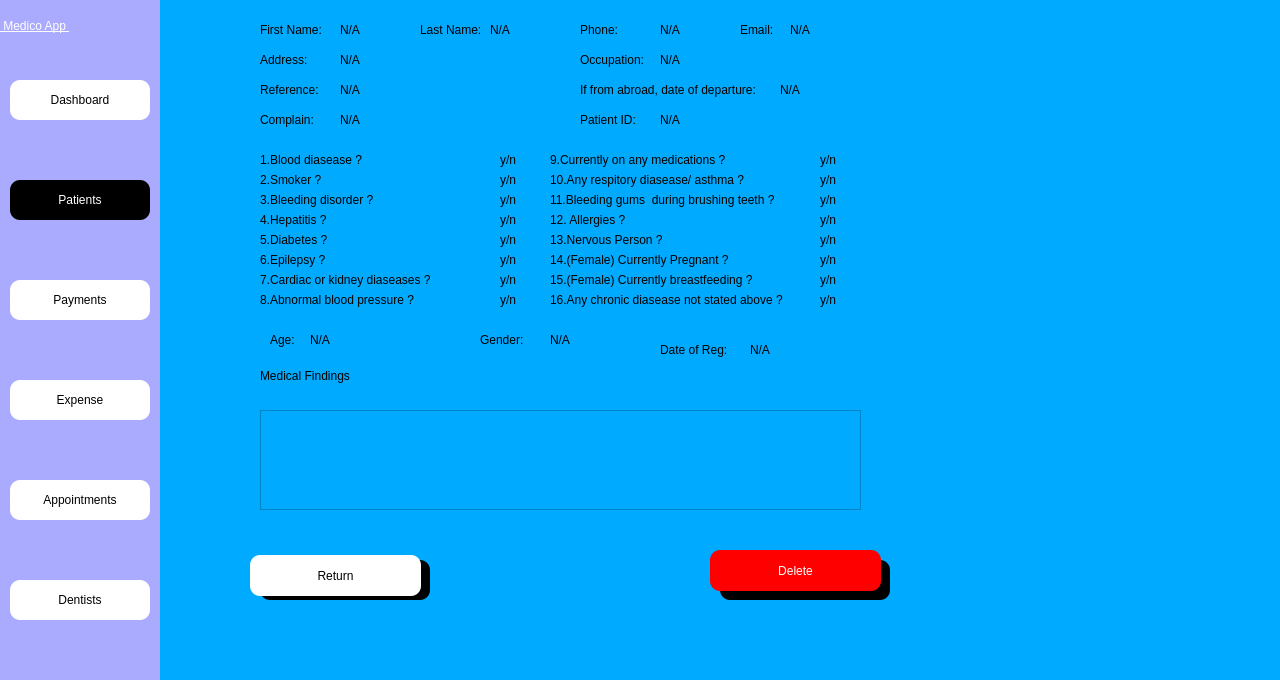
 <widget class="QDialog" name="Dialog">
  <property name="geometry">
   <rect>
    <x>0</x>
    <y>0</y>
    <width>1280</width>
    <height>680</height>
   </rect>
  </property>
  <property name="windowTitle">
   <string>Dialog</string>
  </property>
  <property name="styleSheet">
   <string notr="true">background-color: rgb(0, 170, 255);</string>
  </property>
  <widget class="QWidget" name="side_bar" native="true">
   <property name="geometry">
    <rect>
     <x>0</x>
     <y>0</y>
     <width>160</width>
     <height>681</height>
    </rect>
   </property>
   <property name="styleSheet">
    <string notr="true">background-color: rgb(170, 170, 255);</string>
   </property>
   <widget class="QPushButton" name="patient_btn">
    <property name="geometry">
     <rect>
      <x>10</x>
      <y>180</y>
      <width>140</width>
      <height>40</height>
     </rect>
    </property>
    <property name="styleSheet">
     <string notr="true">font: 12pt &quot;MS Shell Dlg 2&quot;;

border-top-left-radius:10px;
border-bottom-left-radius:10px;
border-top-right-radius:10px;
border-bottom-right-radius:10px;
background-color: rgb(0, 0, 0);
color: rgb(255, 255, 255);</string>
    </property>
    <property name="text">
     <string>Patients</string>
    </property>
    <property name="icon">
     <iconset>
      <normaloff>../Medico_modern/patientdownload .png</normaloff>../Medico_modern/patientdownload .png</iconset>
    </property>
   </widget>
   <widget class="QPushButton" name="dash_btn">
    <property name="geometry">
     <rect>
      <x>10</x>
      <y>80</y>
      <width>140</width>
      <height>40</height>
     </rect>
    </property>
    <property name="styleSheet">
     <string notr="true">font: 12pt &quot;MS Shell Dlg 2&quot;;
background-color: rgb(255, 255, 255);
border-color: rgb(0, 0, 0);
border-top-left-radius:10px;
border-bottom-left-radius:10px;
border-top-right-radius:10px;
border-bottom-right-radius:10px;
border-bottom-color: rgb(0, 0, 0);
selection-color: rgb(255, 255, 255);</string>
    </property>
    <property name="text">
     <string>Dashboard</string>
    </property>
    <property name="icon">
     <iconset>
      <normaloff>../Medico_modern/dashboard.png</normaloff>../Medico_modern/dashboard.png</iconset>
    </property>
   </widget>
   <widget class="QPushButton" name="expense_btn">
    <property name="geometry">
     <rect>
      <x>10</x>
      <y>380</y>
      <width>140</width>
      <height>40</height>
     </rect>
    </property>
    <property name="styleSheet">
     <string notr="true">font: 12pt &quot;MS Shell Dlg 2&quot;;
background-color: rgb(255, 255, 255);
border-top-left-radius:10px;
border-bottom-left-radius:10px;
border-top-right-radius:10px;
border-bottom-right-radius:10px;</string>
    </property>
    <property name="text">
     <string>Expense</string>
    </property>
    <property name="icon">
     <iconset>
      <normaloff>../Medico_modern/billingdownload (1).png</normaloff>../Medico_modern/billingdownload (1).png</iconset>
    </property>
   </widget>
   <widget class="QPushButton" name="appointment_btn">
    <property name="geometry">
     <rect>
      <x>10</x>
      <y>480</y>
      <width>140</width>
      <height>40</height>
     </rect>
    </property>
    <property name="styleSheet">
     <string notr="true">font: 12pt &quot;MS Shell Dlg 2&quot;;
background-color: rgb(255, 255, 255);
border-top-left-radius:10px;
border-bottom-left-radius:10px;
border-top-right-radius:10px;
border-bottom-right-radius:10px;</string>
    </property>
    <property name="text">
     <string>Appointments</string>
    </property>
    <property name="icon">
     <iconset>
      <normaloff>../Medico_modern/appointmentdownload (1).png</normaloff>../Medico_modern/appointmentdownload (1).png</iconset>
    </property>
   </widget>
   <widget class="QPushButton" name="dentist_btn">
    <property name="geometry">
     <rect>
      <x>10</x>
      <y>580</y>
      <width>140</width>
      <height>40</height>
     </rect>
    </property>
    <property name="styleSheet">
     <string notr="true">font: 12pt &quot;MS Shell Dlg 2&quot;;
background-color: rgb(255, 255, 255);
border-top-left-radius:10px;
border-bottom-left-radius:10px;
border-top-right-radius:10px;
border-bottom-right-radius:10px;</string>
    </property>
    <property name="text">
     <string>Dentists</string>
    </property>
    <property name="icon">
     <iconset>
      <normaloff>../Medico_modern/dentistimages.png</normaloff>../Medico_modern/dentistimages.png</iconset>
    </property>
   </widget>
   <widget class="QPushButton" name="payment_btn">
    <property name="geometry">
     <rect>
      <x>10</x>
      <y>280</y>
      <width>140</width>
      <height>40</height>
     </rect>
    </property>
    <property name="styleSheet">
     <string notr="true">font: 12pt &quot;MS Shell Dlg 2&quot;;
background-color: rgb(255, 255, 255);
border-top-left-radius:10px;
border-bottom-left-radius:10px;
border-top-right-radius:10px;
border-bottom-right-radius:10px;</string>
    </property>
    <property name="text">
     <string>Payments</string>
    </property>
    <property name="icon">
     <iconset>
      <normaloff>../Medico_modern/billingdownload (1).png</normaloff>../Medico_modern/billingdownload (1).png</iconset>
    </property>
   </widget>
   <widget class="QLabel" name="label_4">
    <property name="geometry">
     <rect>
      <x>0</x>
      <y>0</y>
      <width>161</width>
      <height>51</height>
     </rect>
    </property>
    <property name="styleSheet">
     <string notr="true">font: 20pt &quot;MS Shell Dlg 2&quot;;
font: 75 20pt &quot;MS Shell Dlg 2&quot;;
text-decoration: underline;
font: 22pt &quot;MS Shell Dlg 2&quot;;
background-color: rgba(255, 255, 255,0);
color: rgb(255, 255, 255);
</string>
    </property>
    <property name="text">
     <string> Medico App </string>
    </property>
   </widget>
  </widget>
  <widget class="QWidget" name="widget" native="true">
   <property name="geometry">
    <rect>
     <x>250</x>
     <y>10</y>
     <width>621</width>
     <height>521</height>
    </rect>
   </property>
   <property name="styleSheet">
    <string notr="true">background-color: rgba(255, 255, 255,.8);</string>
   </property>
   <widget class="QLabel" name="f_name_labl">
    <property name="geometry">
     <rect>
      <x>10</x>
      <y>10</y>
      <width>71</width>
      <height>20</height>
     </rect>
    </property>
    <property name="styleSheet">
     <string notr="true">font: 10pt &quot;MS Shell Dlg 2&quot;;

color: rgb(0, 0, 0);</string>
    </property>
    <property name="text">
     <string>First Name:</string>
    </property>
   </widget>
   <widget class="QLabel" name="updt_f_name">
    <property name="geometry">
     <rect>
      <x>90</x>
      <y>10</y>
      <width>71</width>
      <height>20</height>
     </rect>
    </property>
    <property name="styleSheet">
     <string notr="true">font: 9pt &quot;MS Shell Dlg 2&quot;;
color: rgb(0, 0, 0);</string>
    </property>
    <property name="text">
     <string>N/A</string>
    </property>
   </widget>
   <widget class="QLabel" name="l_name_labl">
    <property name="geometry">
     <rect>
      <x>170</x>
      <y>10</y>
      <width>81</width>
      <height>20</height>
     </rect>
    </property>
    <property name="styleSheet">
     <string notr="true">font: 10pt &quot;MS Shell Dlg 2&quot;;

color: rgb(0, 0, 0);</string>
    </property>
    <property name="text">
     <string>Last Name:</string>
    </property>
   </widget>
   <widget class="QLabel" name="updt_l_name">
    <property name="geometry">
     <rect>
      <x>240</x>
      <y>10</y>
      <width>81</width>
      <height>20</height>
     </rect>
    </property>
    <property name="styleSheet">
     <string notr="true">font: 9pt &quot;MS Shell Dlg 2&quot;;
color: rgb(0, 0, 0);</string>
    </property>
    <property name="text">
     <string>N/A</string>
    </property>
   </widget>
   <widget class="QLabel" name="phn_labl">
    <property name="geometry">
     <rect>
      <x>330</x>
      <y>10</y>
      <width>81</width>
      <height>20</height>
     </rect>
    </property>
    <property name="styleSheet">
     <string notr="true">font: 10pt &quot;MS Shell Dlg 2&quot;;

color: rgb(0, 0, 0);</string>
    </property>
    <property name="text">
     <string>Phone:</string>
    </property>
   </widget>
   <widget class="QLabel" name="updt_phn">
    <property name="geometry">
     <rect>
      <x>410</x>
      <y>10</y>
      <width>81</width>
      <height>20</height>
     </rect>
    </property>
    <property name="styleSheet">
     <string notr="true">font: 9pt &quot;MS Shell Dlg 2&quot;;
color: rgb(0, 0, 0);</string>
    </property>
    <property name="text">
     <string>N/A</string>
    </property>
   </widget>
   <widget class="QLabel" name="email_labl">
    <property name="geometry">
     <rect>
      <x>490</x>
      <y>10</y>
      <width>41</width>
      <height>20</height>
     </rect>
    </property>
    <property name="styleSheet">
     <string notr="true">font: 10pt &quot;MS Shell Dlg 2&quot;;

color: rgb(0, 0, 0);</string>
    </property>
    <property name="text">
     <string>Email:</string>
    </property>
   </widget>
   <widget class="QLabel" name="updt_email">
    <property name="geometry">
     <rect>
      <x>540</x>
      <y>10</y>
      <width>131</width>
      <height>20</height>
     </rect>
    </property>
    <property name="styleSheet">
     <string notr="true">font: 9pt &quot;MS Shell Dlg 2&quot;;
color: rgb(0, 0, 0);</string>
    </property>
    <property name="text">
     <string>N/A</string>
    </property>
   </widget>
   <widget class="QLabel" name="addr_labl">
    <property name="geometry">
     <rect>
      <x>10</x>
      <y>40</y>
      <width>71</width>
      <height>20</height>
     </rect>
    </property>
    <property name="styleSheet">
     <string notr="true">font: 10pt &quot;MS Shell Dlg 2&quot;;

color: rgb(0, 0, 0);</string>
    </property>
    <property name="text">
     <string>Address:</string>
    </property>
   </widget>
   <widget class="QLabel" name="updt_addr">
    <property name="geometry">
     <rect>
      <x>90</x>
      <y>40</y>
      <width>191</width>
      <height>20</height>
     </rect>
    </property>
    <property name="styleSheet">
     <string notr="true">font: 9pt &quot;MS Shell Dlg 2&quot;;
color: rgb(0, 0, 0);</string>
    </property>
    <property name="text">
     <string>N/A</string>
    </property>
   </widget>
   <widget class="QLabel" name="occu_labl">
    <property name="geometry">
     <rect>
      <x>330</x>
      <y>40</y>
      <width>81</width>
      <height>20</height>
     </rect>
    </property>
    <property name="styleSheet">
     <string notr="true">font: 10pt &quot;MS Shell Dlg 2&quot;;

color: rgb(0, 0, 0);</string>
    </property>
    <property name="text">
     <string>Occupation:</string>
    </property>
   </widget>
   <widget class="QLabel" name="updt_occu">
    <property name="geometry">
     <rect>
      <x>410</x>
      <y>40</y>
      <width>81</width>
      <height>20</height>
     </rect>
    </property>
    <property name="styleSheet">
     <string notr="true">font: 9pt &quot;MS Shell Dlg 2&quot;;
color: rgb(0, 0, 0);</string>
    </property>
    <property name="text">
     <string>N/A</string>
    </property>
   </widget>
   <widget class="QLabel" name="refr_labl">
    <property name="geometry">
     <rect>
      <x>10</x>
      <y>70</y>
      <width>81</width>
      <height>20</height>
     </rect>
    </property>
    <property name="styleSheet">
     <string notr="true">font: 10pt &quot;MS Shell Dlg 2&quot;;

color: rgb(0, 0, 0);</string>
    </property>
    <property name="text">
     <string>Reference:</string>
    </property>
   </widget>
   <widget class="QLabel" name="updr_refr">
    <property name="geometry">
     <rect>
      <x>90</x>
      <y>70</y>
      <width>191</width>
      <height>20</height>
     </rect>
    </property>
    <property name="styleSheet">
     <string notr="true">font: 9pt &quot;MS Shell Dlg 2&quot;;
color: rgb(0, 0, 0);</string>
    </property>
    <property name="text">
     <string>N/A</string>
    </property>
   </widget>
   <widget class="QLabel" name="depart_labl">
    <property name="geometry">
     <rect>
      <x>330</x>
      <y>70</y>
      <width>201</width>
      <height>20</height>
     </rect>
    </property>
    <property name="styleSheet">
     <string notr="true">font: 10pt &quot;MS Shell Dlg 2&quot;;

color: rgb(0, 0, 0);</string>
    </property>
    <property name="text">
     <string>If from abroad, date of departure:</string>
    </property>
   </widget>
   <widget class="QLabel" name="updt_depart">
    <property name="geometry">
     <rect>
      <x>530</x>
      <y>70</y>
      <width>81</width>
      <height>20</height>
     </rect>
    </property>
    <property name="styleSheet">
     <string notr="true">font: 9pt &quot;MS Shell Dlg 2&quot;;
color: rgb(0, 0, 0);</string>
    </property>
    <property name="text">
     <string>N/A</string>
    </property>
   </widget>
   <widget class="QLabel" name="comp_labl">
    <property name="geometry">
     <rect>
      <x>10</x>
      <y>100</y>
      <width>81</width>
      <height>20</height>
     </rect>
    </property>
    <property name="styleSheet">
     <string notr="true">font: 10pt &quot;MS Shell Dlg 2&quot;;

color: rgb(0, 0, 0);</string>
    </property>
    <property name="text">
     <string>Complain:</string>
    </property>
   </widget>
   <widget class="QLabel" name="updt_comp">
    <property name="geometry">
     <rect>
      <x>90</x>
      <y>100</y>
      <width>221</width>
      <height>20</height>
     </rect>
    </property>
    <property name="styleSheet">
     <string notr="true">font: 9pt &quot;MS Shell Dlg 2&quot;;
color: rgb(0, 0, 0);</string>
    </property>
    <property name="text">
     <string>N/A</string>
    </property>
   </widget>
   <widget class="QLabel" name="q1">
    <property name="geometry">
     <rect>
      <x>10</x>
      <y>140</y>
      <width>111</width>
      <height>20</height>
     </rect>
    </property>
    <property name="styleSheet">
     <string notr="true">font: 10pt &quot;MS Shell Dlg 2&quot;;</string>
    </property>
    <property name="text">
     <string>1.Blood diasease ?</string>
    </property>
   </widget>
   <widget class="QLabel" name="updt_q1">
    <property name="geometry">
     <rect>
      <x>250</x>
      <y>140</y>
      <width>31</width>
      <height>20</height>
     </rect>
    </property>
    <property name="styleSheet">
     <string notr="true">font: 9pt &quot;MS Shell Dlg 2&quot;;
color: rgb(0, 0, 0);</string>
    </property>
    <property name="text">
     <string>y/n</string>
    </property>
   </widget>
   <widget class="QLabel" name="q2">
    <property name="geometry">
     <rect>
      <x>10</x>
      <y>160</y>
      <width>111</width>
      <height>20</height>
     </rect>
    </property>
    <property name="styleSheet">
     <string notr="true">font: 10pt &quot;MS Shell Dlg 2&quot;;</string>
    </property>
    <property name="text">
     <string>2.Smoker ?</string>
    </property>
   </widget>
   <widget class="QLabel" name="updt_q2">
    <property name="geometry">
     <rect>
      <x>250</x>
      <y>160</y>
      <width>31</width>
      <height>20</height>
     </rect>
    </property>
    <property name="styleSheet">
     <string notr="true">font: 9pt &quot;MS Shell Dlg 2&quot;;
color: rgb(0, 0, 0);</string>
    </property>
    <property name="text">
     <string>y/n</string>
    </property>
   </widget>
   <widget class="QLabel" name="q3">
    <property name="geometry">
     <rect>
      <x>10</x>
      <y>180</y>
      <width>131</width>
      <height>20</height>
     </rect>
    </property>
    <property name="styleSheet">
     <string notr="true">font: 10pt &quot;MS Shell Dlg 2&quot;;</string>
    </property>
    <property name="text">
     <string>3.Bleeding disorder ?</string>
    </property>
   </widget>
   <widget class="QLabel" name="updt_q3">
    <property name="geometry">
     <rect>
      <x>250</x>
      <y>180</y>
      <width>31</width>
      <height>20</height>
     </rect>
    </property>
    <property name="styleSheet">
     <string notr="true">font: 9pt &quot;MS Shell Dlg 2&quot;;
color: rgb(0, 0, 0);</string>
    </property>
    <property name="text">
     <string>y/n</string>
    </property>
   </widget>
   <widget class="QLabel" name="q4">
    <property name="geometry">
     <rect>
      <x>10</x>
      <y>200</y>
      <width>121</width>
      <height>20</height>
     </rect>
    </property>
    <property name="styleSheet">
     <string notr="true">font: 10pt &quot;MS Shell Dlg 2&quot;;</string>
    </property>
    <property name="text">
     <string>4.Hepatitis ?</string>
    </property>
   </widget>
   <widget class="QLabel" name="updt_q4">
    <property name="geometry">
     <rect>
      <x>250</x>
      <y>200</y>
      <width>31</width>
      <height>20</height>
     </rect>
    </property>
    <property name="styleSheet">
     <string notr="true">font: 9pt &quot;MS Shell Dlg 2&quot;;
color: rgb(0, 0, 0);</string>
    </property>
    <property name="text">
     <string>y/n</string>
    </property>
   </widget>
   <widget class="QLabel" name="q5">
    <property name="geometry">
     <rect>
      <x>10</x>
      <y>220</y>
      <width>121</width>
      <height>20</height>
     </rect>
    </property>
    <property name="styleSheet">
     <string notr="true">font: 10pt &quot;MS Shell Dlg 2&quot;;</string>
    </property>
    <property name="text">
     <string>5.Diabetes ?</string>
    </property>
   </widget>
   <widget class="QLabel" name="updt_q5">
    <property name="geometry">
     <rect>
      <x>250</x>
      <y>220</y>
      <width>31</width>
      <height>20</height>
     </rect>
    </property>
    <property name="styleSheet">
     <string notr="true">font: 9pt &quot;MS Shell Dlg 2&quot;;
color: rgb(0, 0, 0);</string>
    </property>
    <property name="text">
     <string>y/n</string>
    </property>
   </widget>
   <widget class="QLabel" name="q6">
    <property name="geometry">
     <rect>
      <x>10</x>
      <y>240</y>
      <width>121</width>
      <height>20</height>
     </rect>
    </property>
    <property name="styleSheet">
     <string notr="true">font: 10pt &quot;MS Shell Dlg 2&quot;;</string>
    </property>
    <property name="text">
     <string>6.Epilepsy ?</string>
    </property>
   </widget>
   <widget class="QLabel" name="updt_q6">
    <property name="geometry">
     <rect>
      <x>250</x>
      <y>240</y>
      <width>31</width>
      <height>20</height>
     </rect>
    </property>
    <property name="styleSheet">
     <string notr="true">font: 9pt &quot;MS Shell Dlg 2&quot;;
color: rgb(0, 0, 0);</string>
    </property>
    <property name="text">
     <string>y/n</string>
    </property>
   </widget>
   <widget class="QLabel" name="q7">
    <property name="geometry">
     <rect>
      <x>10</x>
      <y>260</y>
      <width>181</width>
      <height>20</height>
     </rect>
    </property>
    <property name="styleSheet">
     <string notr="true">font: 10pt &quot;MS Shell Dlg 2&quot;;</string>
    </property>
    <property name="text">
     <string>7.Cardiac or kidney diaseases ?</string>
    </property>
   </widget>
   <widget class="QLabel" name="updt_q7">
    <property name="geometry">
     <rect>
      <x>250</x>
      <y>260</y>
      <width>31</width>
      <height>20</height>
     </rect>
    </property>
    <property name="styleSheet">
     <string notr="true">font: 9pt &quot;MS Shell Dlg 2&quot;;
color: rgb(0, 0, 0);</string>
    </property>
    <property name="text">
     <string>y/n</string>
    </property>
   </widget>
   <widget class="QLabel" name="q8">
    <property name="geometry">
     <rect>
      <x>10</x>
      <y>280</y>
      <width>181</width>
      <height>20</height>
     </rect>
    </property>
    <property name="styleSheet">
     <string notr="true">font: 10pt &quot;MS Shell Dlg 2&quot;;</string>
    </property>
    <property name="text">
     <string>8.Abnormal blood pressure ?</string>
    </property>
   </widget>
   <widget class="QLabel" name="updt_q8">
    <property name="geometry">
     <rect>
      <x>250</x>
      <y>280</y>
      <width>31</width>
      <height>20</height>
     </rect>
    </property>
    <property name="styleSheet">
     <string notr="true">font: 9pt &quot;MS Shell Dlg 2&quot;;
color: rgb(0, 0, 0);</string>
    </property>
    <property name="text">
     <string>y/n</string>
    </property>
   </widget>
   <widget class="QLabel" name="q9">
    <property name="geometry">
     <rect>
      <x>300</x>
      <y>140</y>
      <width>191</width>
      <height>20</height>
     </rect>
    </property>
    <property name="styleSheet">
     <string notr="true">font: 10pt &quot;MS Shell Dlg 2&quot;;</string>
    </property>
    <property name="text">
     <string>9.Currently on any medications ?</string>
    </property>
   </widget>
   <widget class="QLabel" name="updt_q9">
    <property name="geometry">
     <rect>
      <x>570</x>
      <y>140</y>
      <width>31</width>
      <height>20</height>
     </rect>
    </property>
    <property name="styleSheet">
     <string notr="true">font: 9pt &quot;MS Shell Dlg 2&quot;;
color: rgb(0, 0, 0);</string>
    </property>
    <property name="text">
     <string>y/n</string>
    </property>
   </widget>
   <widget class="QLabel" name="q10">
    <property name="geometry">
     <rect>
      <x>300</x>
      <y>160</y>
      <width>211</width>
      <height>20</height>
     </rect>
    </property>
    <property name="styleSheet">
     <string notr="true">font: 10pt &quot;MS Shell Dlg 2&quot;;</string>
    </property>
    <property name="text">
     <string>10.Any respitory diasease/ asthma ?</string>
    </property>
   </widget>
   <widget class="QLabel" name="updt_q10">
    <property name="geometry">
     <rect>
      <x>570</x>
      <y>160</y>
      <width>31</width>
      <height>20</height>
     </rect>
    </property>
    <property name="styleSheet">
     <string notr="true">font: 9pt &quot;MS Shell Dlg 2&quot;;
color: rgb(0, 0, 0);</string>
    </property>
    <property name="text">
     <string>y/n</string>
    </property>
   </widget>
   <widget class="QLabel" name="q11">
    <property name="geometry">
     <rect>
      <x>300</x>
      <y>180</y>
      <width>251</width>
      <height>20</height>
     </rect>
    </property>
    <property name="styleSheet">
     <string notr="true">font: 10pt &quot;MS Shell Dlg 2&quot;;</string>
    </property>
    <property name="text">
     <string>11.Bleeding gums  during brushing teeth ?</string>
    </property>
   </widget>
   <widget class="QLabel" name="updt_q11">
    <property name="geometry">
     <rect>
      <x>570</x>
      <y>180</y>
      <width>31</width>
      <height>20</height>
     </rect>
    </property>
    <property name="styleSheet">
     <string notr="true">font: 9pt &quot;MS Shell Dlg 2&quot;;
color: rgb(0, 0, 0);</string>
    </property>
    <property name="text">
     <string>y/n</string>
    </property>
   </widget>
   <widget class="QLabel" name="q12">
    <property name="geometry">
     <rect>
      <x>300</x>
      <y>200</y>
      <width>81</width>
      <height>20</height>
     </rect>
    </property>
    <property name="styleSheet">
     <string notr="true">font: 10pt &quot;MS Shell Dlg 2&quot;;</string>
    </property>
    <property name="text">
     <string>12. Allergies ?</string>
    </property>
   </widget>
   <widget class="QLabel" name="updt_q12">
    <property name="geometry">
     <rect>
      <x>570</x>
      <y>200</y>
      <width>31</width>
      <height>20</height>
     </rect>
    </property>
    <property name="styleSheet">
     <string notr="true">font: 9pt &quot;MS Shell Dlg 2&quot;;
color: rgb(0, 0, 0);</string>
    </property>
    <property name="text">
     <string>y/n</string>
    </property>
   </widget>
   <widget class="QLabel" name="q13">
    <property name="geometry">
     <rect>
      <x>300</x>
      <y>220</y>
      <width>131</width>
      <height>20</height>
     </rect>
    </property>
    <property name="styleSheet">
     <string notr="true">font: 10pt &quot;MS Shell Dlg 2&quot;;</string>
    </property>
    <property name="text">
     <string>13.Nervous Person ?</string>
    </property>
   </widget>
   <widget class="QLabel" name="updt_q13">
    <property name="geometry">
     <rect>
      <x>570</x>
      <y>220</y>
      <width>31</width>
      <height>20</height>
     </rect>
    </property>
    <property name="styleSheet">
     <string notr="true">font: 9pt &quot;MS Shell Dlg 2&quot;;
color: rgb(0, 0, 0);</string>
    </property>
    <property name="text">
     <string>y/n</string>
    </property>
   </widget>
   <widget class="QLabel" name="q14">
    <property name="geometry">
     <rect>
      <x>300</x>
      <y>240</y>
      <width>191</width>
      <height>20</height>
     </rect>
    </property>
    <property name="styleSheet">
     <string notr="true">font: 10pt &quot;MS Shell Dlg 2&quot;;</string>
    </property>
    <property name="text">
     <string>14.(Female) Currently Pregnant ?</string>
    </property>
   </widget>
   <widget class="QLabel" name="updt_q14">
    <property name="geometry">
     <rect>
      <x>570</x>
      <y>240</y>
      <width>31</width>
      <height>20</height>
     </rect>
    </property>
    <property name="styleSheet">
     <string notr="true">font: 9pt &quot;MS Shell Dlg 2&quot;;
color: rgb(0, 0, 0);</string>
    </property>
    <property name="text">
     <string>y/n</string>
    </property>
   </widget>
   <widget class="QLabel" name="q15">
    <property name="geometry">
     <rect>
      <x>300</x>
      <y>260</y>
      <width>221</width>
      <height>20</height>
     </rect>
    </property>
    <property name="styleSheet">
     <string notr="true">font: 10pt &quot;MS Shell Dlg 2&quot;;</string>
    </property>
    <property name="text">
     <string>15.(Female) Currently breastfeeding ?</string>
    </property>
   </widget>
   <widget class="QLabel" name="q16">
    <property name="geometry">
     <rect>
      <x>300</x>
      <y>280</y>
      <width>281</width>
      <height>20</height>
     </rect>
    </property>
    <property name="styleSheet">
     <string notr="true">font: 10pt &quot;MS Shell Dlg 2&quot;;</string>
    </property>
    <property name="text">
     <string>16.Any chronic diasease not stated above ?</string>
    </property>
   </widget>
   <widget class="QLabel" name="updt_q15">
    <property name="geometry">
     <rect>
      <x>570</x>
      <y>260</y>
      <width>31</width>
      <height>20</height>
     </rect>
    </property>
    <property name="styleSheet">
     <string notr="true">font: 9pt &quot;MS Shell Dlg 2&quot;;
color: rgb(0, 0, 0);</string>
    </property>
    <property name="text">
     <string>y/n</string>
    </property>
   </widget>
   <widget class="QLabel" name="updt_q16">
    <property name="geometry">
     <rect>
      <x>570</x>
      <y>280</y>
      <width>31</width>
      <height>20</height>
     </rect>
    </property>
    <property name="styleSheet">
     <string notr="true">font: 9pt &quot;MS Shell Dlg 2&quot;;
color: rgb(0, 0, 0);</string>
    </property>
    <property name="text">
     <string>y/n</string>
    </property>
   </widget>
   <widget class="QLabel" name="findings_label">
    <property name="geometry">
     <rect>
      <x>10</x>
      <y>350</y>
      <width>121</width>
      <height>31</height>
     </rect>
    </property>
    <property name="styleSheet">
     <string notr="true">font: 12pt &quot;MS Shell Dlg 2&quot;;</string>
    </property>
    <property name="text">
     <string>Medical Findings</string>
    </property>
   </widget>
   <widget class="QTextBrowser" name="updt_med_findings">
    <property name="geometry">
     <rect>
      <x>10</x>
      <y>400</y>
      <width>601</width>
      <height>100</height>
     </rect>
    </property>
    <property name="html">
     <string>&lt;!DOCTYPE HTML PUBLIC &quot;-//W3C//DTD HTML 4.0//EN&quot; &quot;http://www.w3.org/TR/REC-html40/strict.dtd&quot;&gt;
&lt;html&gt;&lt;head&gt;&lt;meta name=&quot;qrichtext&quot; content=&quot;1&quot; /&gt;&lt;style type=&quot;text/css&quot;&gt;
p, li { white-space: pre-wrap; }
&lt;/style&gt;&lt;/head&gt;&lt;body style=&quot; font-family:'MS Shell Dlg 2'; font-size:8.25pt; font-weight:400; font-style:normal;&quot;&gt;
&lt;p style=&quot;-qt-paragraph-type:empty; margin-top:0px; margin-bottom:0px; margin-left:0px; margin-right:0px; -qt-block-indent:0; text-indent:0px;&quot;&gt;&lt;br /&gt;&lt;/p&gt;&lt;/body&gt;&lt;/html&gt;</string>
    </property>
   </widget>
   <widget class="QLabel" name="pat_id_labl">
    <property name="geometry">
     <rect>
      <x>330</x>
      <y>100</y>
      <width>81</width>
      <height>20</height>
     </rect>
    </property>
    <property name="styleSheet">
     <string notr="true">font: 10pt &quot;MS Shell Dlg 2&quot;;

color: rgb(0, 0, 0);</string>
    </property>
    <property name="text">
     <string>Patient ID:</string>
    </property>
   </widget>
   <widget class="QLabel" name="updt_pat_id">
    <property name="geometry">
     <rect>
      <x>410</x>
      <y>100</y>
      <width>81</width>
      <height>20</height>
     </rect>
    </property>
    <property name="styleSheet">
     <string notr="true">font: 10pt &quot;MS Shell Dlg 2&quot;;

color: rgb(0, 0, 0);</string>
    </property>
    <property name="text">
     <string>N/A</string>
    </property>
   </widget>
   <widget class="QLabel" name="age_labl">
    <property name="geometry">
     <rect>
      <x>20</x>
      <y>320</y>
      <width>81</width>
      <height>20</height>
     </rect>
    </property>
    <property name="styleSheet">
     <string notr="true">font: 10pt &quot;MS Shell Dlg 2&quot;;

color: rgb(0, 0, 0);</string>
    </property>
    <property name="text">
     <string>Age:</string>
    </property>
   </widget>
   <widget class="QLabel" name="updt_age">
    <property name="geometry">
     <rect>
      <x>60</x>
      <y>320</y>
      <width>81</width>
      <height>20</height>
     </rect>
    </property>
    <property name="styleSheet">
     <string notr="true">font: 10pt &quot;MS Shell Dlg 2&quot;;

color: rgb(0, 0, 0);</string>
    </property>
    <property name="text">
     <string>N/A</string>
    </property>
   </widget>
   <widget class="QLabel" name="gender_labl">
    <property name="geometry">
     <rect>
      <x>230</x>
      <y>320</y>
      <width>81</width>
      <height>20</height>
     </rect>
    </property>
    <property name="styleSheet">
     <string notr="true">font: 10pt &quot;MS Shell Dlg 2&quot;;

color: rgb(0, 0, 0);</string>
    </property>
    <property name="text">
     <string>Gender:</string>
    </property>
   </widget>
   <widget class="QLabel" name="updt_gender">
    <property name="geometry">
     <rect>
      <x>300</x>
      <y>320</y>
      <width>81</width>
      <height>20</height>
     </rect>
    </property>
    <property name="styleSheet">
     <string notr="true">font: 10pt &quot;MS Shell Dlg 2&quot;;

color: rgb(0, 0, 0);</string>
    </property>
    <property name="text">
     <string>N/A</string>
    </property>
   </widget>
   <widget class="QLabel" name="reg_dt_labl">
    <property name="geometry">
     <rect>
      <x>410</x>
      <y>330</y>
      <width>81</width>
      <height>20</height>
     </rect>
    </property>
    <property name="styleSheet">
     <string notr="true">font: 10pt &quot;MS Shell Dlg 2&quot;;

color: rgb(0, 0, 0);</string>
    </property>
    <property name="text">
     <string>Date of Reg:</string>
    </property>
   </widget>
   <widget class="QLabel" name="updt_reg_dt">
    <property name="geometry">
     <rect>
      <x>500</x>
      <y>330</y>
      <width>81</width>
      <height>20</height>
     </rect>
    </property>
    <property name="styleSheet">
     <string notr="true">font: 10pt &quot;MS Shell Dlg 2&quot;;

color: rgb(0, 0, 0);</string>
    </property>
    <property name="text">
     <string>N/A</string>
    </property>
   </widget>
  </widget>
  <widget class="QPushButton" name="return_pat">
   <property name="geometry">
    <rect>
     <x>250</x>
     <y>555</y>
     <width>171</width>
     <height>41</height>
    </rect>
   </property>
   <property name="styleSheet">
    <string notr="true">font: 12pt &quot;MS Shell Dlg 2&quot;;
background-color: rgb(255, 255, 255);
border-top-left-radius:10px;
border-bottom-left-radius:10px;
border-top-right-radius:10px;
border-bottom-right-radius:10px;</string>
   </property>
   <property name="text">
    <string>Return</string>
   </property>
  </widget>
  <widget class="QLabel" name="label">
   <property name="geometry">
    <rect>
     <x>0</x>
     <y>0</y>
     <width>1280</width>
     <height>680</height>
    </rect>
   </property>
   <property name="text">
    <string/>
   </property>
   <property name="pixmap">
    <pixmap>Images/erick-tang-Of7fPGRSz_4-unsplash.jpg</pixmap>
   </property>
   <property name="scaledContents">
    <bool>true</bool>
   </property>
  </widget>
  <widget class="QLabel" name="label_5">
   <property name="geometry">
    <rect>
     <x>720</x>
     <y>560</y>
     <width>170</width>
     <height>40</height>
    </rect>
   </property>
   <property name="styleSheet">
    <string notr="true">background-color: rgb(0, 0, 0);
font: 12pt &quot;MS Shell Dlg 2&quot;;
border-top-left-radius:10px;
border-bottom-left-radius:10px;
border-top-right-radius:10px;
border-bottom-right-radius:10px;
color: rgb(255, 255, 255);
</string>
   </property>
   <property name="text">
    <string/>
   </property>
  </widget>
  <widget class="QPushButton" name="delete_pat">
   <property name="geometry">
    <rect>
     <x>710</x>
     <y>550</y>
     <width>171</width>
     <height>41</height>
    </rect>
   </property>
   <property name="styleSheet">
    <string notr="true">font: 12pt &quot;MS Shell Dlg 2&quot;;
background-color: rgb(255, 255, 255);
border-top-left-radius:10px;
border-bottom-left-radius:10px;
border-top-right-radius:10px;
border-bottom-right-radius:10px;
background-color: rgb(255, 0, 0);
color: rgb(255, 255, 255);</string>
   </property>
   <property name="text">
    <string>Delete</string>
   </property>
  </widget>
  <widget class="QLabel" name="label_6">
   <property name="geometry">
    <rect>
     <x>260</x>
     <y>560</y>
     <width>170</width>
     <height>40</height>
    </rect>
   </property>
   <property name="styleSheet">
    <string notr="true">background-color: rgb(0, 0, 0);
font: 12pt &quot;MS Shell Dlg 2&quot;;
border-top-left-radius:10px;
border-bottom-left-radius:10px;
border-top-right-radius:10px;
border-bottom-right-radius:10px;
color: rgb(255, 255, 255);
</string>
   </property>
   <property name="text">
    <string/>
   </property>
  </widget>
  <zorder>label</zorder>
  <zorder>side_bar</zorder>
  <zorder>widget</zorder>
  <zorder>label_5</zorder>
  <zorder>delete_pat</zorder>
  <zorder>label_6</zorder>
  <zorder>return_pat</zorder>
 </widget>
